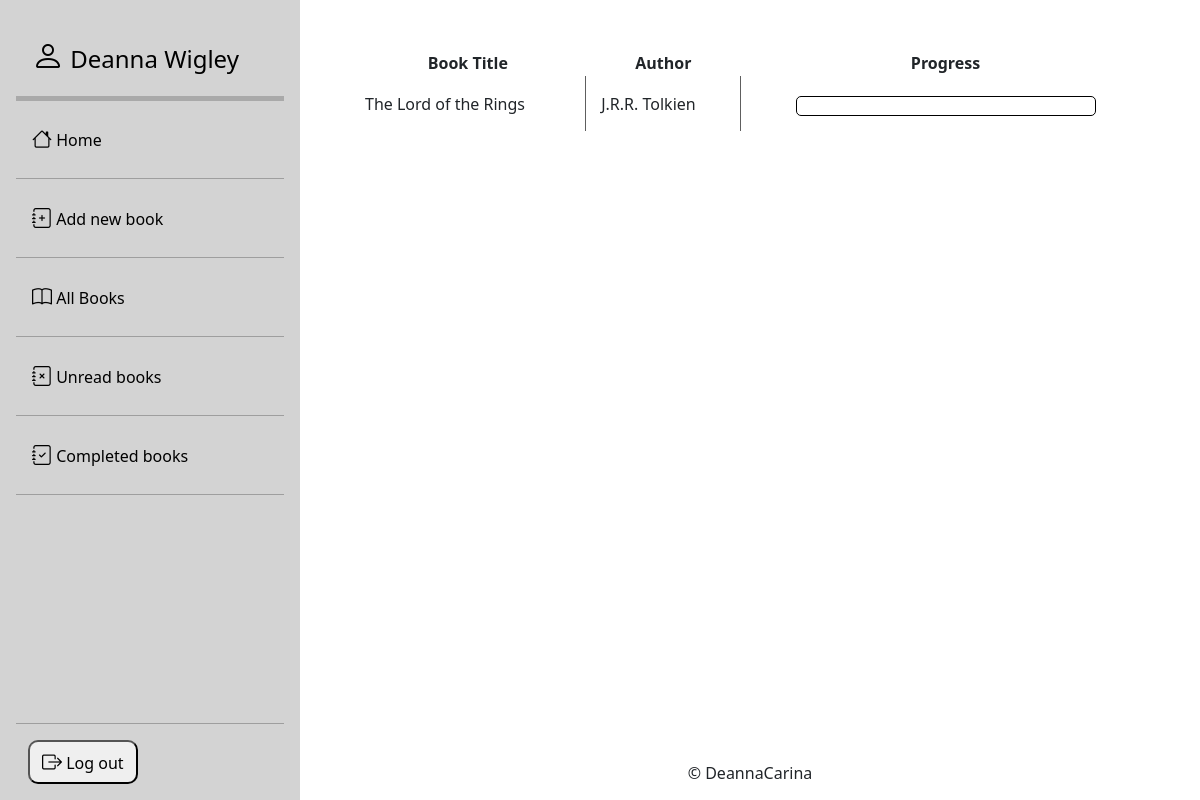
The app's page /books/unread_books (signed in), older data.
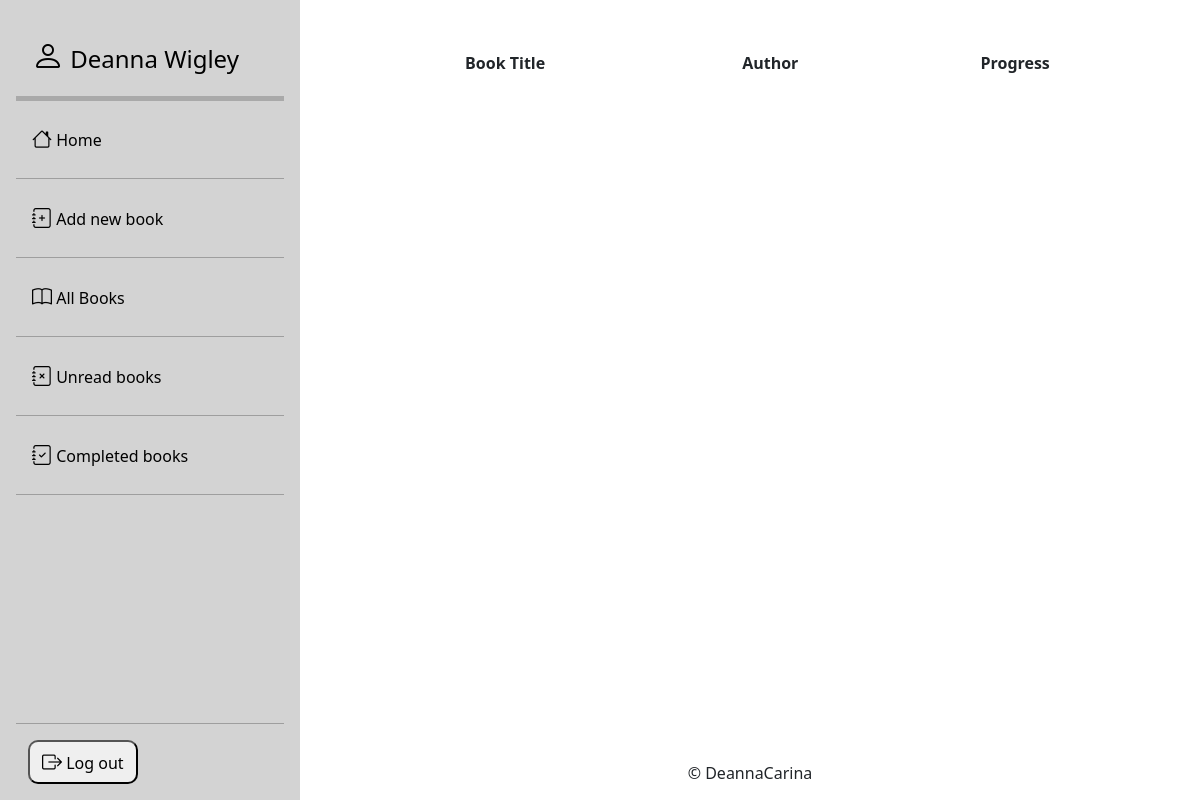
The same page, newer data.
### books/models.py (models this page shows, shortened)
class Book(models.Model):
    title = models.CharField(max_length=255)
    author = models.CharField(max_length=255)
    published = models.IntegerField(validators=[MinValueValidator(1000), MaxValueValidator(3000)])
    pages = models.IntegerField(validators=[MinValueValidator(1), MaxValueValidator(100000)])
    progress = models.IntegerField(validators=[MinValueValidator(0), MaxValueValidator(100000)])
    frontcover = models.ImageField(null=True, blank=True, upload_to='frontcovers')
    genre = models.TextField(max_length=2550)
    keypoints = models.TextField(blank=True, max_length=25500)
    @property
    def Get_calculation(self):
        get_calculation = (self.progress/self.pages)*100
        return get_calculation

### books/views.py (the view)
# urls.py: path('unread_books', views.unread_books, name='unread_books'),
def unread_books(request):
    books = Book.objects.all()
    context = {
        'books': books,
    }
    return render(request, 'books/unread_books.html', context)

### books/templates/books/unread_books.html (shortened to what this page needs)
{% extends "base.html" %}
{% block content %}
<div class="main-content">
<table class="home-table">
    <tr>
        <th>Book Title</th>
        <th>Author</th>
        <th>Progress</th>
    </tr>
    {% for book in books %}
    {% if book.progress == 0 %}
        <tr class="clickable-row" onclick="window.location='{% url 'view_book' book.id %}';">
            <td>{{ book.title }}</td>
            <td>{{ book.author }}</td>
            <td>
                <div class="progress-bar-outer">
                </div>
            </td>
        </tr>
    {% endif %}
    {% endfor %}
</table>
</div>
<footer class="dc-footer">
    {% include 'includes/footer.html' %}
  </footer>
{% endblock %}

Row changes from the older to the newer data that the page shows:
removed Book: title "The Lord of the Rings", author "J.R.R. Tolkien"
